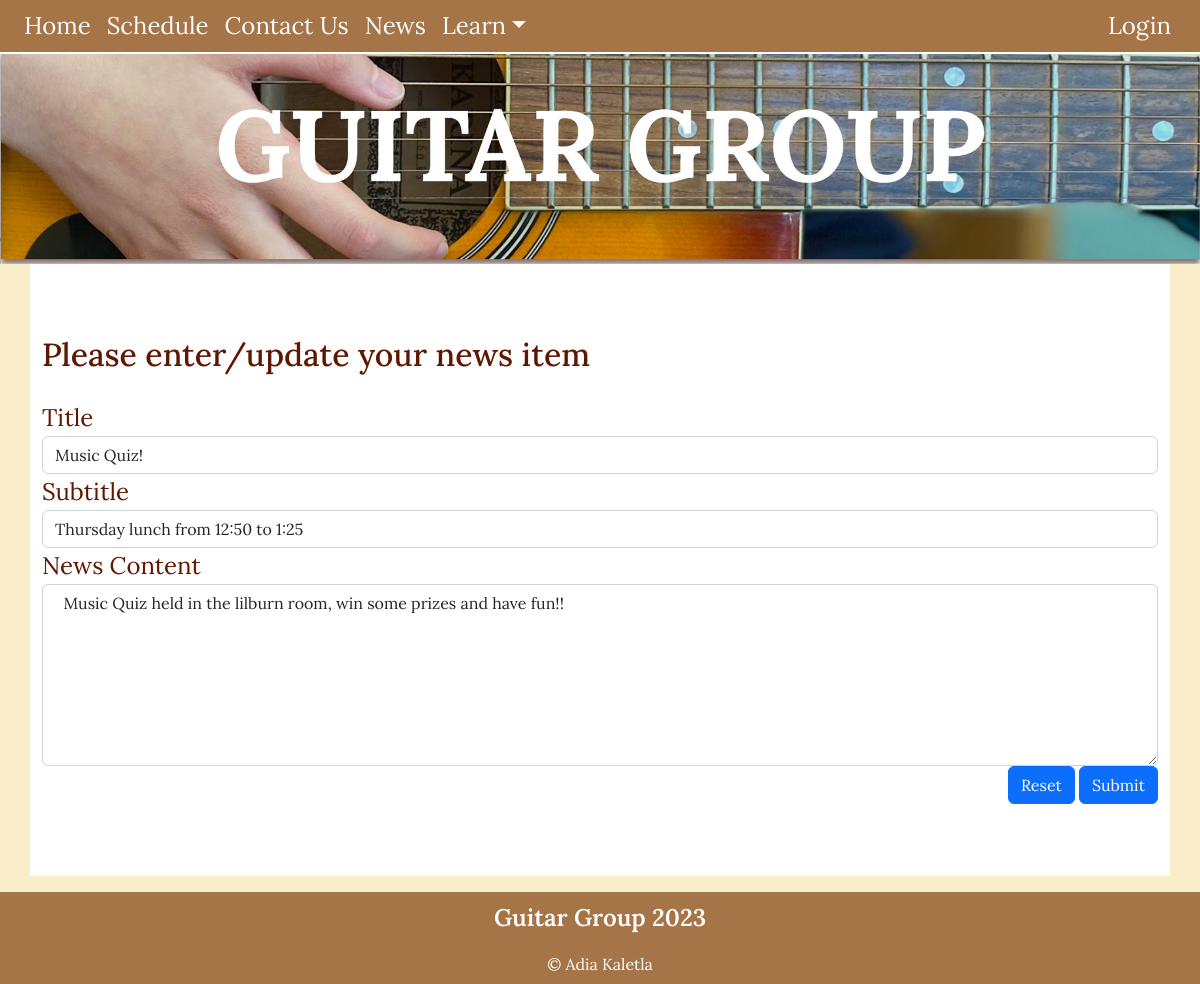
/news_cud?id=2&task=update, run on the app's committed database.
### tables this page shows
CREATE TABLE news(
    news_id integer primary key autoincrement not null,
    title text not null unique,
    subtitle text not null unique,
    content text not null unique,
    newsdate date not null,
    member_id integer not null,
    foreign key(member_id) references member(member_id)
);

### server.py (the view, shortened to what this page needs)
@app.route('/news_cud', methods=['GET', 'POST'])
def news_cud():
    data = request.args
    required_keys = ['id','task']
    for k in required_keys:
        if k not in data.keys():
            message = "Do not know what to do with create read update on news (key not present)"
            return render_template('error.html', message=message)
    if request.method == "GET":
        if data['task'] == 'delete':
            sql = "delete from news where news_id = ?"
            values_tuple = (data['id'],)
            result = run_commit_query(sql, values_tuple, db_path)
            return redirect(url_for('news'))
        elif data['task'] == 'update':
            sql = """ select title, subtitle, content from news where news_id=?"""
            values_tuple = (data['id'],)
            result = run_search_query_tuples(sql, values_tuple, db_path, True)
            result = result[0]
            return render_template("news_cud.html",
                                   **result,
                                   id=data['id'],
                                   task=data['task'])
        else:
            message = "Unrecognised task coming from news page"
            return render_template('error.html', message=message)
    return render_template("news_cud.html")

### db_functions.py (called while the page is built)
def run_search_query_tuples(sql_query,values_tuple, file_path, rowfactory=False):
    result = None
    try:
        db = sqlite3.connect(file_path)
        if rowfactory:
            db.row_factory = sqlite3.Row
        cursor = db.cursor()
        cursor.execute(sql_query,values_tuple)
        result = cursor.fetchall()
        cursor.close()
    except sqlite3.Error as error:
        print("Error running search query tuples: {}".format(error))
        return None
    db.close()
    if result is None:
        print("No search values were found")
    return result

### templates/news_cud.html (shortened to what this page needs)
{% extends "layout.html" %}
{% block banner%}
static/images/mainbanner.jpg
{% endblock %}
{% block content%}
<div class="container-lg py-sm-5 py-1">
  <div class="news p=4 my-4">
    <h2>Please enter/update your news item</h2>
    <form action="{{url_for('news_cud', id=id, task=task)}}" method="POST">
      <div>
        <label for="title" class="form=label">Title</label>
        <input type="text" class="form-control" id="title" name="title" placeholder="" value="{{title}}" required>
      </div>
      <div>
        <label for="subtitle" class="form=label">Subtitle</label>
        <input type="text" class="form-control" id="subtitle" name="subtitle" placeholder="" value="{{subtitle}}" required>
      </div>
      <div>
        <label for="content" class="form=label">News Content</label>
        <textarea class="form-control" id="content" name="content" rows="7" required> {{content}} </textarea>
      </div>
      <div class="text-end">
        <button type="reset" class="btn btn-primary">Reset</button>
        <button type="submit" class="btn btn-primary">Submit</button>
      </div>
    </form>
  </div>
</div>
{% endblock %}

### static/styles.css (style rules this page uses)
:root { --dutch-white: rgb(250, 237, 202); --charcol: rgb(54, 70, 82); --chamoisee: rgb(165, 117, 72); --black-bean: rgb(43, 5, 4); --blood-red: rgb(96, 23, 0); }
body { font-family: 'Lora', sans-serif; font-size: 100%; background-color: var(--dutch-white); }
.body-text, label { font-size: 1.5em; text-align: center; color:var(--blood-red); }
.contact-text, label { font-size: 1.5em; text-align: left; font-weight: 400; color:var(--blood-red); }
h2 { font-size: 2em; color:var(--blood-red); text-align: left; font-weight: 500; margin-bottom: 0.8em; }
.container-lg { background-color:rgb(255,255,255); overflow: auto; }

### data on the page
news: title "Music Quiz!", subtitle "Thursday lunch from 12:50 to 1:25", content "Music Quiz held in the lilburn room, win some prizes and have fun!!"
